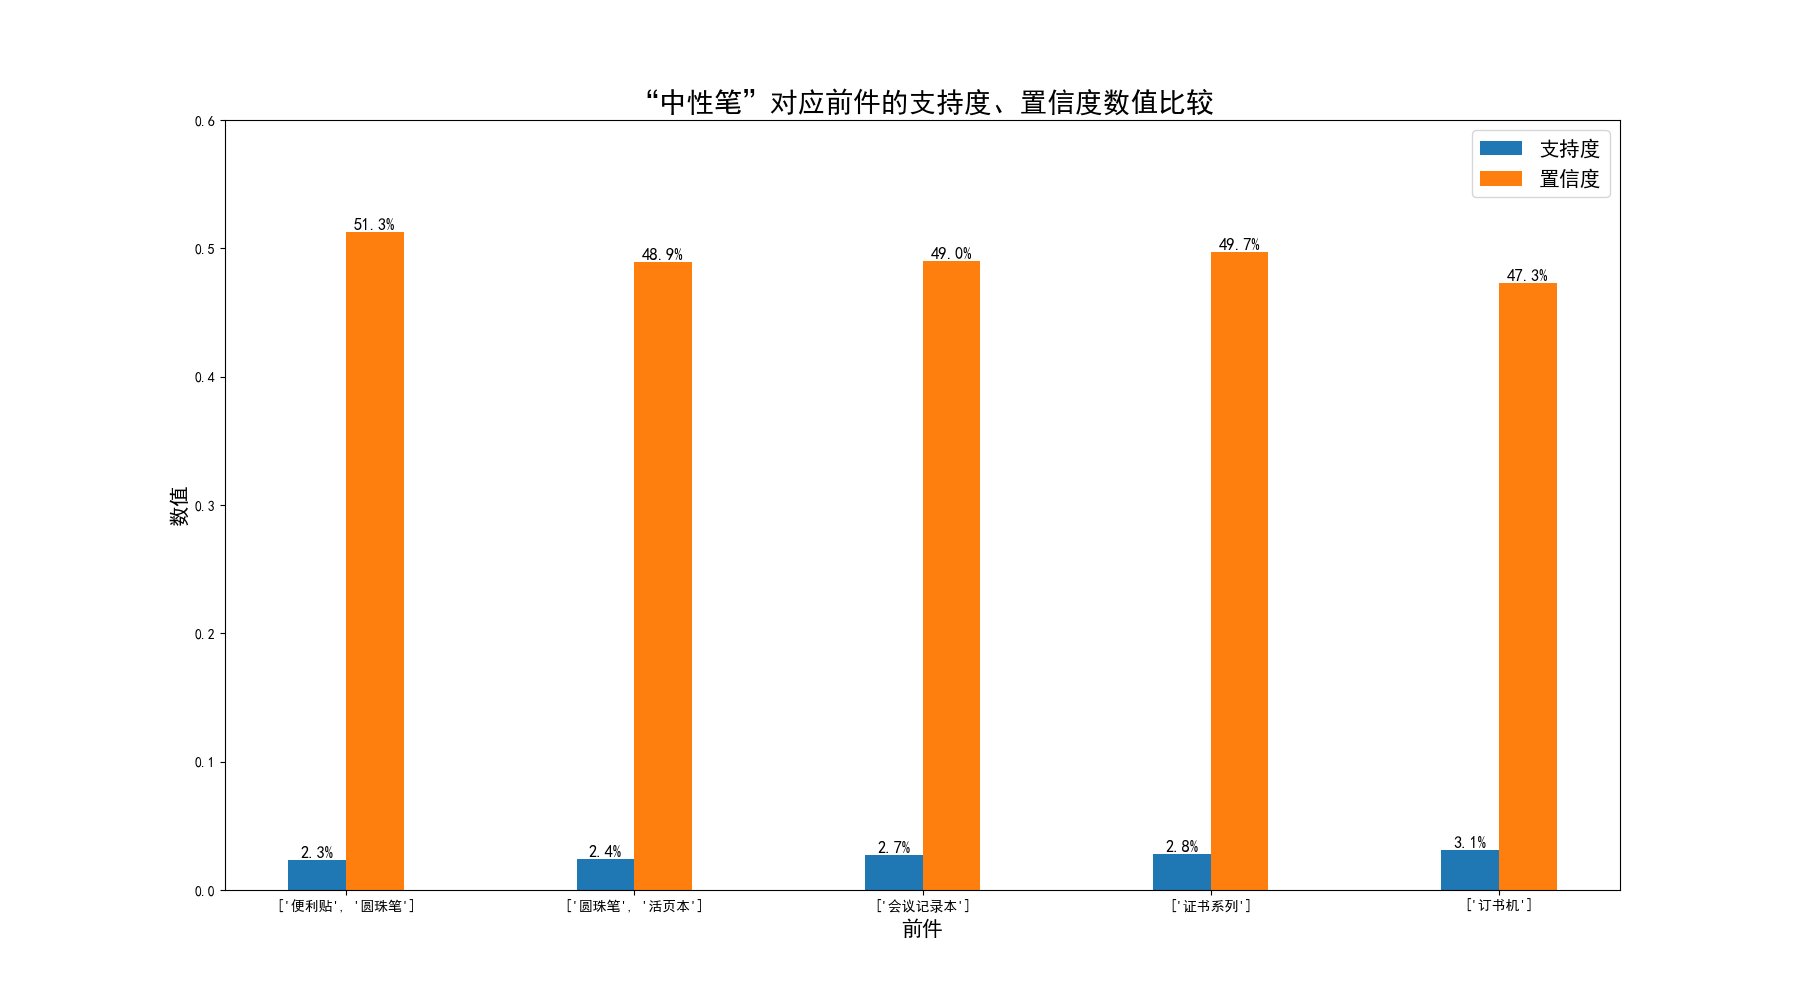

Source code (Python):
import pandas as pd
from apyori import apriori
import matplotlib.pyplot as plt

# 读取【StationeryOrder.csv】文件的数据
data = pd.read_csv('StationeryOrder.csv', encoding='gbk')

# 查看数据的前 10 行信息
data.head(10)


# 查看数据基本信息
data.info()
# 查看数据中的重复行
data[data.duplicated()]
# 查看数据的描述性统计信息
data.describe()

# 定义函数，将数据类型转换成列表        
def conversion_data(s):
    return [s]


# 将“文具”列数据由“字符串”转变为“包含单个字符串的列表”
data['文具'] = data['文具'].agg(conversion_data)
# 将同一“id”的“包含单个字符串的列表”数据聚合为“包含多个字符串的列表”数据，并重置索引
new_data = data.groupby('id').sum().reset_index()


# 设置最小支持度、最小置信度以及最小提升度分别为：0.02、0.45、1
results = apriori(new_data['文具'], min_support=0.02,
                min_confidence=0.45, min_lift=1)
# 创建列表
extract_result = []

for result in results:
    # 获取支持度,并保留3位小数
    support = round(result.support, 3)

    # 遍历ordered_statistics对象
    for rule in result.ordered_statistics:
        # 获取前件和后件并转成列表
        head_set = list(rule.items_base)
        tail_set = list(rule.items_add)

        # 跳过前件为空的数据
        if head_set == []:
            continue

        # 提取置信度，并保留3位小数
        confidence = round(rule.confidence, 3)
        # 提取提升度，并保留3位小数
        lift = round(rule.lift, 3)

        # 将提取的数据保存到提取列表中
        extract_result.append([head_set, tail_set, support, confidence, lift])

# 将数据转化为 DataFrame 的格式
result_df = pd.DataFrame(extract_result, columns=[
                        '前件', '后件', '支持度', '置信度', '提升度'])


# 将“前件”、“后件”列转成字符串，方便后续提取数据
result_df['前件'] = result_df['前件'].astype('str')
result_df['后件'] = result_df['后件'].astype('str')
# 提取后件中“中性笔”的数据
gel_pens = result_df[result_df['后件'] == "['中性笔']"]
# 按照“支持度”对提取的数据进行排序
gel_pens = gel_pens.sort_values('支持度')


# 获取重置后的索引
df_index = gel_pens.reset_index().index
# 设置 柱子的宽度
width = 0.2
# 设置 x 的坐标值
x = df_index
x1 = x-width/2
x2 = x+width/2
# 设置 y 的坐标值
y1 = gel_pens['支持度']
y2 = gel_pens['置信度']

# 设置字体
plt.rcParams['font.family'] = ['SimHei']

# 设置画布尺寸
plt.figure(figsize=(18, 10))

# 绘制多组柱状图
plt.bar(x1, y1, width=width)
plt.bar(x2, y2, width=width)

# 设置图表标题名及字体大小
plt.title('“中性笔”对应前件的支持度、置信度数值比较', fontsize=20)

# 设置 x 坐标轴的刻度
plt.xticks(x, gel_pens['前件'])

# 设置坐标轴的标题名及字体大小
plt.xlabel('前件', fontsize=15)
plt.ylabel('数值', fontsize=15)

# 设置 y 轴的数值显示范围
plt.ylim(0, 0.6)

# 设置图例
plt.legend(['支持度', '置信度'], fontsize=15)

# 设置数据标签
for a, b in zip(x1, y1):
    plt.text(a, b, str(round(b*100, 1))+'%',
            ha='center', va='bottom', fontsize=12)
for a, b in zip(x2, y2):
    plt.text(a, b, str(round(b*100, 1))+'%',
            ha='center', va='bottom', fontsize=12)

plt.savefig('文具市场购物篮.png')